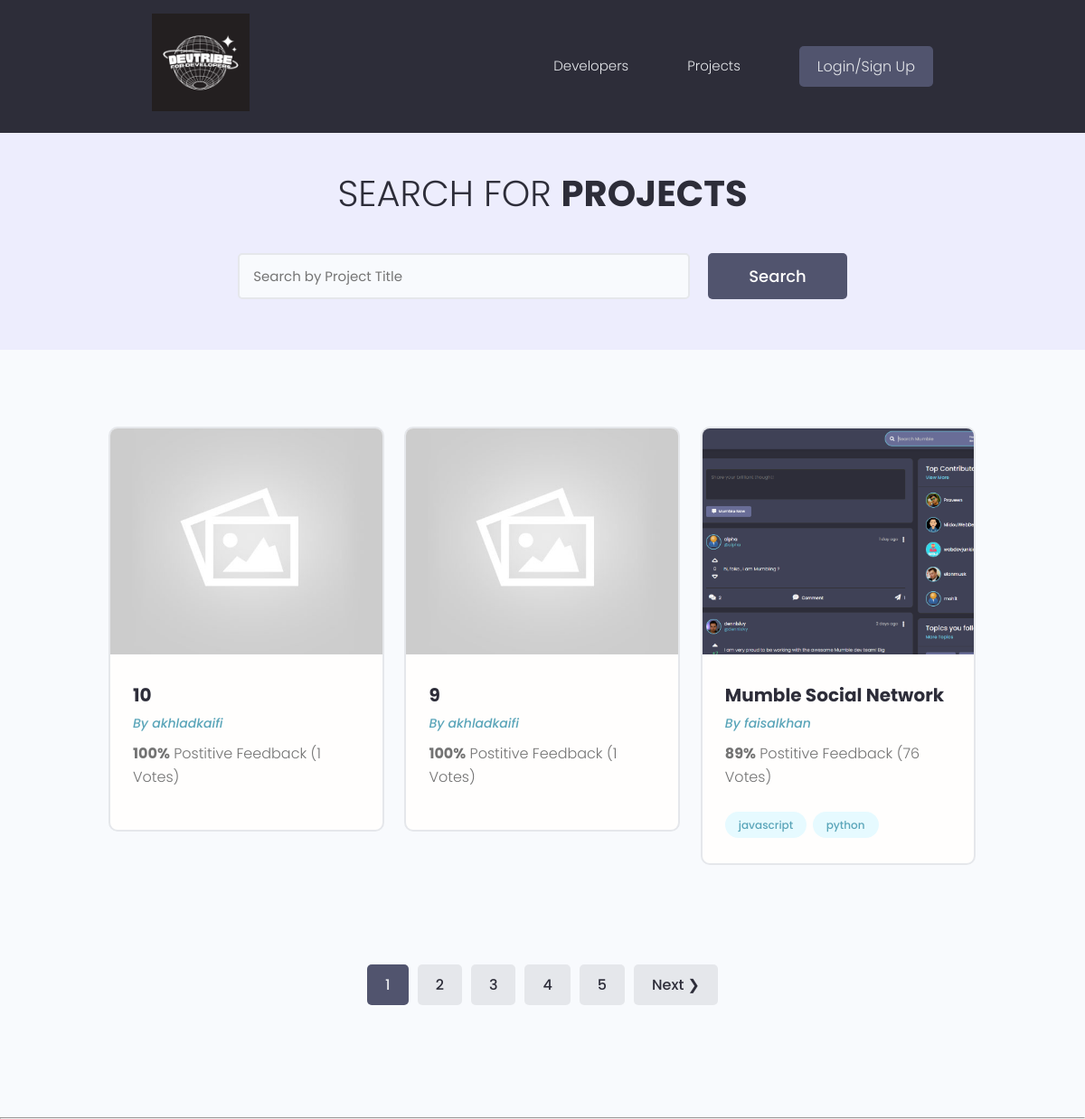
The app's page /project/ with its own data.
### projects/models.py (models this page shows, shortened)
class project(models.Model):
    owner=models.ForeignKey(Profile,null=True,blank=True,on_delete=models.SET_NULL)
    title=models.CharField(max_length=200)
    description=models.TextField(null=True,blank=True)
    featured_image=models.ImageField(null=True,blank=True,default="default.jpg")
    demo_link=models.CharField(null=True,blank=True,max_length=2000)
    source_link=models.CharField(null=True,blank=True,max_length=2000)
    tags=models.ManyToManyField('Tag',blank=True)
    vote_total=models.IntegerField(default=0,null=True,blank=True)
    vote_ratio=models.IntegerField(default=0,null=True,blank=True)
    created=models.DateTimeField(auto_now_add=True)
    id=models.UUIDField(default=uuid.uuid4,unique=True,primary_key=True,editable=False)
    class Meta:
        ordering=['-vote_ratio','-vote_total','title']

class Tag(models.Model):
    name=models.CharField(max_length=200)
    created=models.DateTimeField(auto_now_add=True)
    id=models.UUIDField(default=uuid.uuid4,unique=True,primary_key=True,editable=False)
    def __str__(self):
        return self.name

### users/models.py (models this page shows)
class Profile(models.Model):
    user=models.OneToOneField(User,on_delete=models.CASCADE,null=True,blank=True)
    name=models.CharField(max_length=200,blank=True,null=True)
    username=models.CharField(max_length=200,blank=True,null=True)
    location=models.CharField(max_length=200,blank=True,null=True)
    email=models.EmailField(max_length=500,blank=True,null=True)
    short_intro=models.CharField(max_length=200,blank=True,null=True)
    bio=models.TextField(blank=True,null=True)
    profile_image=models.ImageField(blank=True,null=True,upload_to='profiles/',default="profiles/user-default.png")
    socila_github=models.CharField(max_length=200,blank=True,null=True)
    social_twitter=models.CharField(max_length=200,blank=True,null=True)
    social_linkedin=models.CharField(max_length=200,blank=True,null=True)
    social_youtube=models.CharField(max_length=200,blank=True,null=True)
    social_website=models.CharField(max_length=200,blank=True,null=True)
    created=models.DateTimeField(auto_now_add=True)
    id=models.UUIDField(default=uuid.uuid4,unique=True,primary_key=True,editable=False)
    def __str__(self):
        return str(self.user.username)

### projects/views.py (the view)
# urls.py: path('project/',include('projects.urls')),
def projects(request):
    projects,search_query=searchproject(request)
    custom_range,projects=paginateproject(request,projects,3)
    context={
        'project':projects,
        'search_query':search_query,
        'custom_range':custom_range
    }
    return render(request,'projects/project.html',context)

### projects/utils.py (called while the page is built)
def paginateproject(request,project,result):
    page=request.GET.get('page')
    paginator=Paginator(project,result)
    try:
        projects=paginator.page(page)
    except PageNotAnInteger:
        page=1
        projects=paginator.page(page)
    except EmptyPage:
        page=paginator.num_pages
        projects=paginator.page(page)
    leftindex=(int(page)-4)
    if leftindex<1:
        leftindex=1
    rightindex=(int(page)+5)
    if rightindex>paginator.num_pages:
        rightindex=paginator.num_pages+1
    custom_range=range(leftindex,rightindex)
    return custom_range,projects

def searchproject(request):
    search_query=''
    if request.GET.get('search_query'):
        search_query=request.GET.get('search_query')
    tags=Tag.objects.filter(name__icontains=search_query)
    projects=project.objects.distinct().filter(
        Q(title__icontains=search_query)|
        Q(description__icontains=search_query)|
        Q(owner__name__icontains=search_query)|
        Q(tags__in=tags)
    )
    return projects,search_query

### projects/templates/projects/project.html (shortened to what this page needs)
{% extends 'main.html' %}
{% block content %}
  <main class="projects">
   <section class="hero-section text-center">
     <div class="container container--narrow">
       <div class="hero-section__box">
         <h2>Search for <span>Projects</span></h2>
       </div>
       <div class="hero-section__search">
         <form id='searchform' class="form" action="#" method="get">
           <div class="form__field">
             <input class="input input--text" id="formInput#search" type="text" name="search_query" value="{{search_query}}"
               placeholder="Search by Project Title" />
           </div>
           <input class="btn btn--sub btn--lg" type="submit" value="Search" />
         </form>
       </div>
     </div>
   </section>
   <section class="projectsList">
     <div class="container">
       <div class="grid grid--three">
         {%for i in project %}
         <div class="column">
           <div class="card project">
             <a href="{% url 'project' i.id  %}" class="project">
               <img class="project__thumbnail" src="{{ i.featured_image.url }}" alt="project thumbnail" />
               <div class="card__body">
                 <h3 class="project__title">{{i.title}}</h3>
                 <p><a class="project__author" href="{% url 'user-profiles' i.id  %}">By {{i.owner}}</a></p>
                 <p class="project--rating">
                   <span style="font-weight: bold;">{{i.vote_ratio}}%</span> Postitive
                   Feedback ({{i.vote_total}} Votes)
                 </p>
                 <div class="project__tags">
                  {% for tag in i.tags.all %}
                   <span class="tag tag--pill tag--main">
                    <small>{{tag}}</small>
                   </span>
                  {% endfor %}
                 </div>
               </div>
             </a>
           </div>
         </div>
         {%endfor %}
       </div>
     </div>
   </section>
{% include 'pagination.html' with queryset=project custom_range=custom_range %}
 </main>
{% endblock content %}

### templates/main.html (shortened to what this page needs)
<!DOCTYPE html>
{% load static %}
<html>
    <head>
        <link rel="stylesheet" href="https://cdn.iconmonstr.com/1.3.0/css/iconmonstr-iconic-font.min.css" />
        <link rel="stylesheet" href="{% static 'uikit/styles/uikit.css' %}" />
        <link rel="stylesheet" href="{% static 'styles/app.css' %}" />
    </head>
    <body>
        {% include 'navbar.html' %}
      {% block content %}
      {% endblock content %}
      <br>
    </body>
</html>

### templates/navbar.html (shortened to what this page needs)
{% load static %}
<header class="header">
    <div class="container container--narrow">
       <a href="{% url 'profiles'%}" class="header__logo">
        <img src="{% static 'images/LOGO1.png' %}" alt="DevSearch Logo" />
      </a>
      <nav class="header__nav">
        <ul class="header__menu">
          <li class="header__menuItem"><a href="{% url 'profiles'%}">Developers</a></li>
          <li class="header__menuItem"><a href="{% url 'project'%}">Projects</a></li>
          {%if request.user.is_authenticated  %}
          <li class="header__menuItem"><a href="{% url 'inbox'%}">Inbox</a></li>
          <li class="header__menuItem"><a href="{% url 'account'%}">Account</a></li>
          <li class="header__menuItem"><a href="{%url 'logout' %}" class="btn btn--sub">Logout</a></li>
           {% else %}
          <li class="header__menuItem"><a href="{%url 'login' %}" class="btn btn--sub">Login/Sign Up</a></li>
          {% endif %}
        </ul>
      </nav>
    </div>
  </header>

### templates/pagination.html (shortened to what this page needs)
{% if queryset.has_other_pages%}
   <div class='pagination'>
   <ul class='container'>
  {% for page in custom_range %}
  {% if page == queryset.number%}
  <li><a href="?page={{page}}" class ='btn page-link btn--sub' data-page="{{page}}">{{page}}</a></li>
  {%else%}
   <li><a href="?page={{page}}" class ='btn page-link' data-page="{{page}}">{{page}}</a></li>
   {%endif%}
  {% endfor %}
  {% if queryset.has_next %}
  <li><a href="?page={{queryset.next_page_number}}" class ='btn page-link ' data-page="{{queryset.next_page_number}}">Next &#10095;</a></li>
  {% endif %}
</ul>
   </div>
   {% endif%}

### static/styles/app.css (style rules this page uses)
:root { --color-sub: #2d2d39; }
.btn--sub { background-color: var(--color-sub-light); }
.card { border: 2px solid var(--color-light); }
img { width: 100%; }
.header { position: sticky; z-index: 111; background-color: var(--color-sub); padding: 1.5rem 0; }
.header > .container { display: flex; justify-content: space-between; align-items: center; }
.header__logo > img { height: 10.8rem; }
.header__nav > ul { display: inline-flex; align-items: center; list-style: none; gap: 6.5rem; }
.header__menuItem > a { color: var(--color-light); font-weight: 300; }
.hero-section { height: 40vh; display: flex; align-items: center; background-color: var(--color-sub); }
.hero-section__box { margin-bottom: 4rem; }
.hero-section__box > h2, .hero-section__box > h2 > span { font-size: 4rem; color: var(--color-light); line-height: 1.3; text-transform: uppercase; }
.hero-section__box > h2 { font-weight: 300; }
.hero-section__box > h2 > span { font-weight: 700; }
.hero-section__search > .form { display: flex; align-items: center; justify-content: center; gap: 2rem; }
.hero-section__search > .form input.input--text { width: 50rem; }
.pagination { margin-top: 8rem; margin-bottom: 10rem; }
.pagination > ul { flex-wrap: wrap; list-style: none; display: flex; align-items: center; justify-content: center; gap: 1rem; }
.pagination .btn { color: var(--color-sub); }
.pagination .btn.btn--sub { color: var(--color-light); }
.project__author { font-size: 1.4rem; font-style: italic; }
.project--rating { margin-bottom: 1.6em; margin-top: .5em; }
.projects > .hero-section { background: var(--color-sub-lighter); height: 30vh; }
.projects .hero-section__box { margin-bottom: 2.5rem; }
.projects .hero-section__box > h2 { color: var(--color-sub); }
.projects .hero-section__box > h2 > span { font-weight: 700; color: var(--color-sub); }
.projectsList { margin-top: 8rem; }
.project__thumbnail { height: 25rem; object-fit: cover; object-position: top center; }
.project__title { font-size: 2rem; font-weight: 700; color: var(--color-sub); }

### static/uikit/styles/modules/_variables.css (style rules this page uses)
:root { --color-main: #5aa5b9; --color-main-light: #e6faff; --color-sub: #3f4156; --color-sub-light: #51546e; --color-sub-lighter: #ededfd; --color-text: #737373; --color-gray: #8b8b8b; --color-light: #e5e7eb; --color-light-gray: #767676; --color-bg: #f8fafd; --color-white: #fffefd; --color-white-light: #f3f3f3; --color-success: #359e64; --color-success-bg: #def8e8; --color-error: #fc4b0b; --color-error-bg: #fff2ee; --font-base: 'Poppins', arial, helvetica, 'Segoe UI', roboto, ubuntu, sans-serif; --font-monospace: 'Fira Code', 'Courier New', courier, monospace; --font-regular: 300; --font-medium: 500; --font-bold: 700; --generic-shadow: 1px 1px 5px #00000010; --generic-transition: all 0.3s ease-in-out; }

### static/uikit/styles/modules/_base.css (style rules this page uses)
* { margin: 0; padding: 0; box-sizing: border-box; text-rendering: optimizeLegibility; color: inherit; font-size: inherit; }
html { font-size: 50%; }
@media only screen and (min-width: 480px) { html { font-size: 56.25%; } }
@media only screen and (min-width: 1200px) { html { font-size: 62.5%; } }
body { line-height: 1.6; font-weight: 400; font-size: 1.5rem; color: var(--color-text); background-color: var(--color-bg); min-height: 100vh; }

### static/uikit/styles/modules/_typography.css (style rules this page uses)
* { font-family: var(--font-base); }
h2 { font-size: 3.6rem; font-weight: var(--font-bold); }
h3 { font-size: 3.2rem; font-weight: var(--font-medium); }
p, span, strong { font-size: 1.6rem; color: var(--color-text); font-weight: var(--font-regular); }
a { padding-bottom: 2px; text-decoration: none; display: inline-block; color: var(--color-main); font-weight: var(--font-medium); }

### static/uikit/styles/modules/_utilities.css (style rules this page uses)
.container { width: 92%; max-width: 165rem; margin: 0 auto; box-sizing: border-box; }
.container--narrow { width: 92%; max-width: 120rem; }
@media screen and (min-width: 1000px) { .container { width: 90%; } }
@media screen and (min-width: 1000px) { .container--narrow { width: 85%; } }
@media screen and (min-width: 1200px) { .container { width: 80%; } }
@media screen and (min-width: 1200px) { .container--narrow { width: 72%; } }
.text-center { text-align: center; }

### static/uikit/styles/modules/_card.css (style rules this page uses)
.card { border-radius: 1rem; background-color: var(--color-white); border: 1.5px solid var(--color-light); width: auto; height: auto; margin-top: 0.5rem; margin-bottom: 0.5rem; overflow: hidden; }
.card__body, .card__header { padding: 2rem 2.5rem; }

### records on screen
project: featured_image (placeholder picture), title "10", owner "akhladkaifi", vote_ratio "100", vote_total "1"
project: featured_image (placeholder picture), title "9", owner "akhladkaifi", vote_ratio "100", vote_total "1"
project: featured_image (picture), title "Mumble Social Network", owner "faisalkhan", vote_ratio "89", vote_total "76"
Tag: name "javascript"
Tag: name "python"

### other values on screen
{{ page }} "1"
{{ page }} "2" "3" "4" "5"
